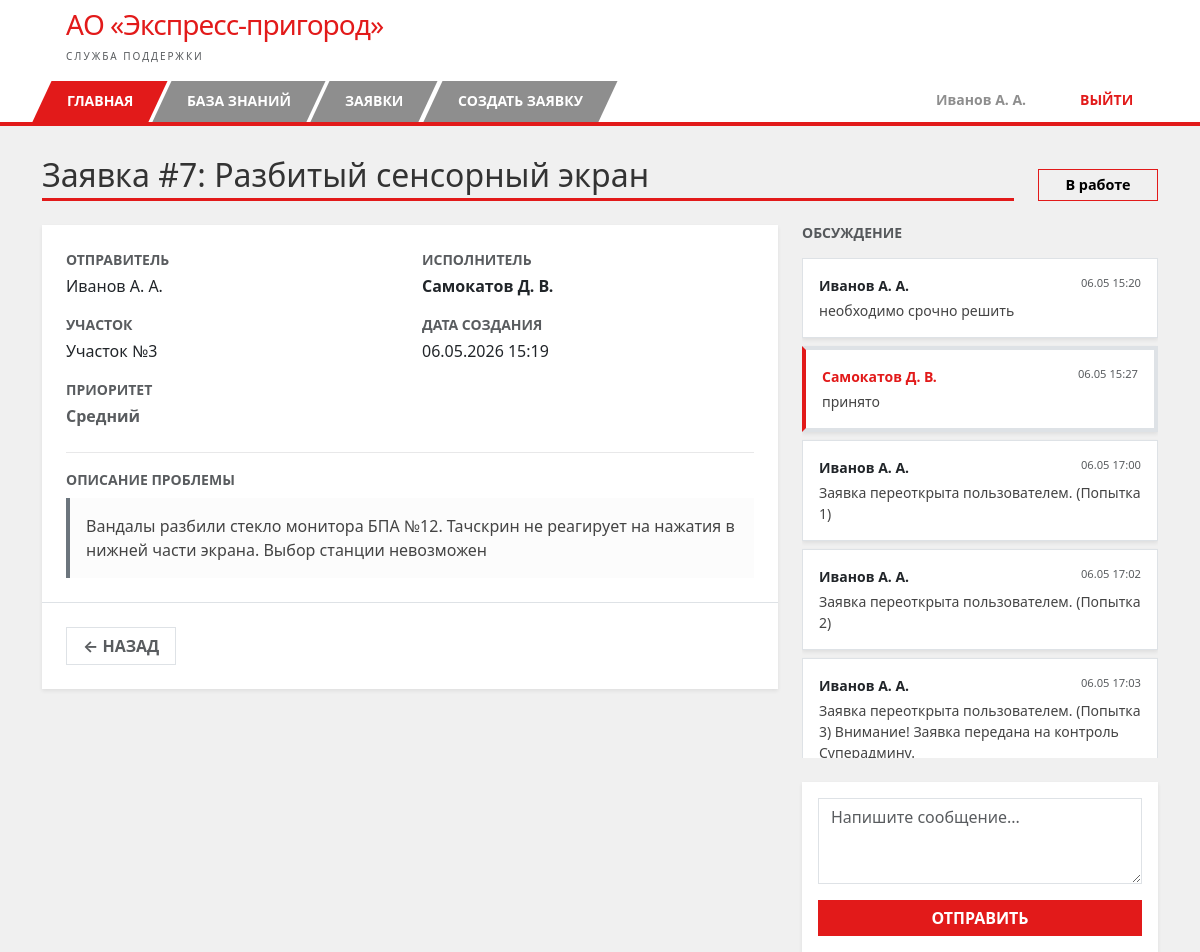
Page /tickets/7 (signed in) on the committed database.
### app/models.py (models this page shows, shortened)
class User(UserMixin, db.Model):
    id = db.Column(db.Integer, primary_key=True)
    username = db.Column(db.String(64), index=True, unique=True, nullable=False)
    email = db.Column(db.String(120), unique=True, nullable=False)
    phone = db.Column(db.String(20), nullable=False)
    password_hash = db.Column(db.String(128))
    role = db.Column(db.String(20), default='employee')
    department = db.Column(db.String(50))
    tickets_created = db.relationship(
        'Ticket',
        foreign_keys='Ticket.creator_id',  # Тикеты, где пользователь - автор
        backref='creator',
        lazy='dynamic'
    )
    tickets_assigned = db.relationship(
        'Ticket',
        foreign_keys='Ticket.assignee_id',  # Тикеты, где пользователь - исполнитель
        backref='assignee',
        lazy='dynamic'
    )

class Ticket(db.Model):
    id = db.Column(db.Integer, primary_key=True)
    title = db.Column(db.String(100), nullable=False)
    description = db.Column(db.Text, nullable=False)
    category = db.Column(db.String(50), nullable=False)  # Участок
    priority = db.Column(db.String(20), default='Средний')  # Низкий/Средний/Высокий/Критический
    status = db.Column(db.String(20), default='Новая')  # Новая/В работе/Решена/Закрыта
    reopen_count = db.Column(db.Integer, default=0)  # Счетчик переоткрытий (для эскалации)
    created_at = db.Column(db.DateTime, index=True, default=datetime.utcnow)
    closed_at = db.Column(db.DateTime, nullable=True)  # Время окончательного закрытия
    creator_id = db.Column(db.Integer, db.ForeignKey('user.id'), nullable=False)  # Кто создал
    assignee_id = db.Column(db.Integer, db.ForeignKey('user.id'), nullable=True)  # Кто исполняет
    comments = db.relationship('Comment', backref='ticket', lazy='dynamic', cascade='all, delete')

class Comment(db.Model):
    id = db.Column(db.Integer, primary_key=True)
    text = db.Column(db.Text, nullable=False)
    created_at = db.Column(db.DateTime, default=datetime.utcnow)
    author_id = db.Column(db.Integer, db.ForeignKey('user.id'), nullable=False)
    ticket_id = db.Column(db.Integer, db.ForeignKey('ticket.id'), nullable=False)
    author = db.relationship('User', backref='comments')

### app/routes/tickets.py (the view, shortened to what this page needs)
@tickets_bp.route('/<int:id>', methods=['GET', 'POST'])
@login_required
def detail(id):
    ticket = Ticket.query.get_or_404(id)
    form = CommentForm()
    comments = ticket.comments.order_by(Comment.created_at.asc()).all()
    return render_template('tickets/detail.html', ticket=ticket, form=form, comments=comments)

### app/forms.py
class CommentForm(FlaskForm):
    text = TextAreaField('Написать комментарий...', validators=[DataRequired()])
    submit = SubmitField('Отправить')

### app/models.py (called while the page is built)
@login_manager.user_loader
def load_user(id):
    return User.query.get(int(id))

### app/templates/tickets/detail.html (shortened to what this page needs)
{% extends "base.html" %}
{% block content %}
<div class="mb-4 d-flex justify-content-between align-items-end">
    <div style="flex-grow: 1;">
        <h2 class="fw-light mb-1" style="color: #333;">Заявка #{{ ticket.id }}: {{ ticket.title }}</h2>
        <div style="width: 100%; height: 3px; background-color: #e21a1a;"></div>
    </div>
    <div class="ms-4">
        <span class="rounded-0 fw-bold py-1 px-3"
            style="display: inline-block; min-width: 120px; text-align: center; font-size: 0.9rem;
                    border: 1px solid #e21a1a; color: #000000;">
            {{ ticket.status }}
        </span>
    </div>
</div>
<div class="row">
    <div class="col-md-8">
        <div class="card shadow-sm border-0 rounded-0 mb-4">
            <div class="card-body p-4">
                <div class="row mb-4">
                    <div class="col-md-6">
                        <small class="text-uppercase text-muted fw-bold d-block mb-1">Отправитель</small>
                        <p class="mb-3">{{ ticket.creator.username }}</p>
                        <small class="text-uppercase text-muted fw-bold d-block mb-1">Участок</small>
                        <p class="mb-3">{{ ticket.category }}</p>
                        <small class="text-uppercase text-muted fw-bold d-block mb-1">Приоритет</small>
                        <p class="mb-0">
                            <span class="fw-bold {% if ticket.priority in ['Высокий', 'Критический'] %}text-danger{% else %}text-muted{% endif %}">
                                {{ ticket.priority }}
                            </span>
                        </p>
                    </div>
                    <div class="col-md-6">
                        <small class="text-uppercase text-muted fw-bold d-block mb-1">Исполнитель</small>
                        <p class="mb-3">
                            {% if ticket.assignee %}
                                <span class="text-dark fw-bold">{{ ticket.assignee.username }}</span>
                            {% else %}
                                <span class="text-muted italic">Не назначен</span>
                            {% endif %}
                        </p>
                        <small class="text-uppercase text-muted fw-bold d-block mb-1">Дата создания</small>
                        <p class="mb-0">{{ ticket.created_at.strftime('%d.%m.%Y %H:%M') }}</p>
                    </div>
                </div>
                <hr style="opacity: 0.1;">
                <small class="text-uppercase text-muted fw-bold d-block mb-2">Описание проблемы</small>
                <div class="p-3 bg-light border-start border-4 border-secondary" style="white-space: pre-wrap; color: #444; background-color: #fcfcfc !important;">{{ ticket.description }}</div>
            </div>
            <div class="card-footer bg-white border-top p-4 d-flex gap-2">
                <a href="{{ url_for('tickets.list_tickets') }}" class="btn rounded-0 border fw-bold small text-muted text-uppercase px-3">← Назад</a>
            </div>
        </div>
    </div>
    <div class="col-md-4">
        <h5 class="text-uppercase small fw-bold text-muted mb-3">Обсуждение</h5>
        <div class="mb-4" style="max-height: 500px; overflow-y: auto;">
            {% if not comments %}
                <p class="text-muted small italic">Комментариев пока нет.</p>
            {% else %}
                {% for comment in comments %}
                <div class="p-3 mb-2 rounded-0 shadow-sm bg-white border
                    {% if comment.author.role in ['support', 'superadmin'] %}border-start border-4{% endif %}"
                    {% if comment.author.role in ['support', 'superadmin'] %}style="border-left-color: #e21a1a !important;"{% endif %}>
                    <div class="d-flex justify-content-between mb-1">
                        <small class="fw-bold"
                               style="{% if comment.author.role in ['support', 'superadmin'] %}color: #e21a1a;{% endif %}">
                            {{ comment.author.username }}
                        </small>
                        <small class="text-muted" style="font-size: 0.7rem;">{{ comment.created_at.strftime('%d.%m %H:%M') }}</small>
                    </div>
                    <p class="mb-0 small" style="white-space: pre-wrap; color: #444;">{{ comment.text }}</p>
                </div>
                {% endfor %}
            {% endif %}
        </div>
        {% if ticket.status != 'Закрыта' %}
        <div class="card border-0 rounded-0 shadow-sm">
            <div class="card-body p-3">
                <form method="POST">
                    <div class="mb-3">
                        {{ form.text(class="form-control rounded-0", rows=3, placeholder="Напишите сообщение...") }}
                    </div>
                    <button type="submit" class="btn w-100 fw-bold text-white rounded-0" style="background-color: #e21a1a; border: none;">ОТПРАВИТЬ</button>
                </form>
            </div>
        </div>
        {% else %}
        <div class="alert alert-secondary rounded-0 small text-center">Заявка закрыта</div>
        {% endif %}
    </div>
</div>
{% endblock %}

### app/templates/base.html (shortened to what this page needs)
<!DOCTYPE html>
<html lang="ru">
<head>
    <link href="https://cdn.jsdelivr.net/npm/bootstrap@5.3.0/dist/css/bootstrap.min.css" rel="stylesheet">
    <link rel="stylesheet" href="{{ url_for('static', filename='css/style.css') }}">
</head>
<body>
    <header class="bg-white py-2">
        <div class="container d-flex align-items-center">
            <div class="ms-4">
                <h1 class="h3 mb-0" style="color: #e21a1a; font-weight: normal; letter-spacing: -1px;">
                    АО «Экспресс-пригород»
                </h1>
                <small class="text-muted text-uppercase" style="font-size: 10px; letter-spacing: 2px;">
                    Служба поддержки
                </small>
            </div>
        </div>
    </header>
    <nav class="rzd-nav-container">
        <div class="container">
            <div class="nav-wrapper">
                <ul class="nav">
                    {% if current_user.is_authenticated %}
                        <li class="nav-item active-red">
                            <a class="nav-link" href="{{ url_for('main.dashboard') }}">ГЛАВНАЯ</a>
                        </li>
                        <li class="nav-item">
                            <a class="nav-link" href="{{ url_for('knowledge.list_articles') }}">БАЗА ЗНАНИЙ</a>
                        </li>
                        <li class="nav-item">
                            <a class="nav-link" href="{{ url_for('tickets.list_tickets') }}">ЗАЯВКИ</a>
                        </li>
                        {% if current_user.role not in ['support', 'admin', 'superadmin'] %}
                            <li class="nav-item">
                                <a class="nav-link" href="{{ url_for('tickets.create') }}">СОЗДАТЬ ЗАЯВКУ</a>
                            </li>
                        {% endif %}
                    {% endif %}
                </ul>
                {% if current_user.is_authenticated %}
                <ul class="nav">
                    <li class="nav-item user-item">
                        <span class="nav-link-custom">
                            {{ current_user.username }}
                        </span>
                    </li>
                    <li class="nav-item logout-item">
                        <a class="nav-link-custom" href="{{ url_for('auth.logout') }}">ВЫЙТИ</a>
                    </li>
                </ul>
                {% endif %}
            </div>
        </div>
    </nav>
    <div class="container mt-4">
        {% block content %}{% endblock %}
    </div>
</body>
</html>

### app/static/css/style.css (style rules this page uses)
body { background-color: #f0f0f0; margin: 0; }
.rzd-nav-container { background-color: white; border-bottom: 4px solid #e21a1a; margin-bottom: 30px; }
.rzd-nav-container .nav { display: flex !important; padding: 0 !important; margin: 0 !important; list-style: none; gap: 4px; align-items: flex-end; }
.rzd-nav-container .nav-item { background-color: #8e8e8e; margin: 0 !important; padding: 0 !important; transform: skewX(-25deg); transition: 0.2s; border: none; }
.rzd-nav-container .nav-item .nav-link { display: block; padding: 12px 25px; color: white !important; text-decoration: none; font-weight: bold; font-size: 14px; transform: skewX(25deg); white-space: nowrap; line-height: 1.2; }
.rzd-nav-container .nav-item.active-red, .rzd-nav-container .nav-item:first-child { background-color: #e21a1a; }

### app/templates/base.html (style rules this page uses)
.nav-wrapper { display: flex; justify-content: space-between; align-items: flex-end; width: 100%; min-height: 48px; }
.user-item, .logout-item { background-color: #ffffff !important; transform: skewX(-25deg); border: 1px solid #ddd; border-bottom: none; transition: 0.2s; }
.user-item { margin-left: 20px; }
.logout-item { margin-left: 5px; }
.user-item .nav-link-custom { color: #8e8e8e !important; }
.logout-item .nav-link-custom { color: #e21a1a !important; }
.nav-link-custom { display: block; padding: 12px 25px; text-decoration: none; font-weight: bold; font-size: 14px; transform: skewX(25deg); background-color: transparent !important; white-space: nowrap; }

### rows in the picture
User: username "Иванов А. А.", creator.username "Иванов А. А."
Ticket: id "7", title "Разбитый сенсорный экран", status "В работе", category "Участок №3", priority "Средний", created_at "06.05.2026 15:19", description "Вандалы разбили стекло монитора БПА №12. Тачскрин не реагирует на нажатия в нижней части экрана. Выбор станции невозможен"
User: assignee.username "Самокатов Д. В."
Comment: author.username "Иванов А. А.", created_at "06.05 15:20", text "необходимо срочно решить"
Comment: author.username "Самокатов Д. В.", created_at "06.05 15:27", text "принято"
Comment: author.username "Иванов А. А.", created_at "06.05 17:00", text "Заявка переоткрыта пользователем. (Попытка 1)"
Comment: author.username "Иванов А. А.", created_at "06.05 17:02", text "Заявка переоткрыта пользователем. (Попытка 2)"
Comment: author.username "Иванов А. А.", created_at "06.05 17:03", text "Заявка переоткрыта пользователем. (Попытка 3) Внимание! Заявка передана на контроль Суперадмину."
